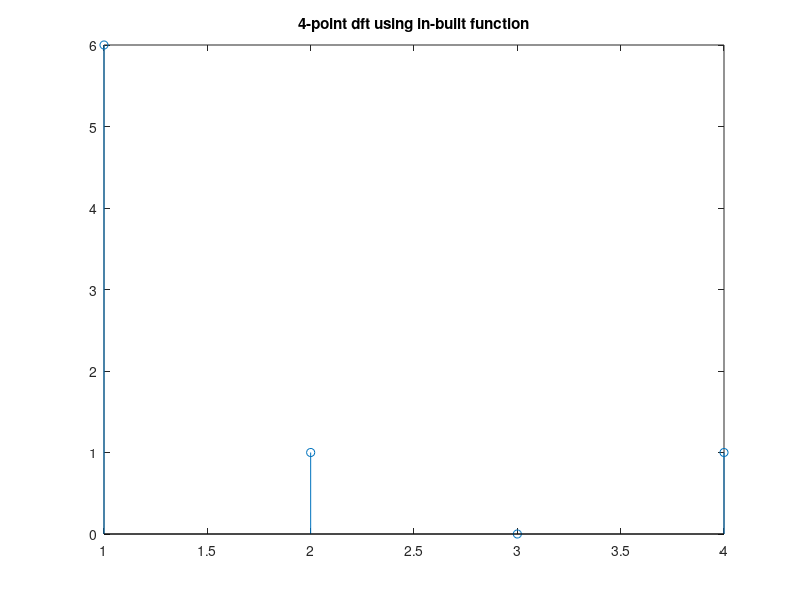

Recreate this plot in MATLAB.
fs = 4;
ts = 1/fs;
k = 0:fs-1;

x = 2- power(cos(0.75*pi*k), 2);
y = abs(fft(x));
stem(y)
title("4-point dft using in-built function")
